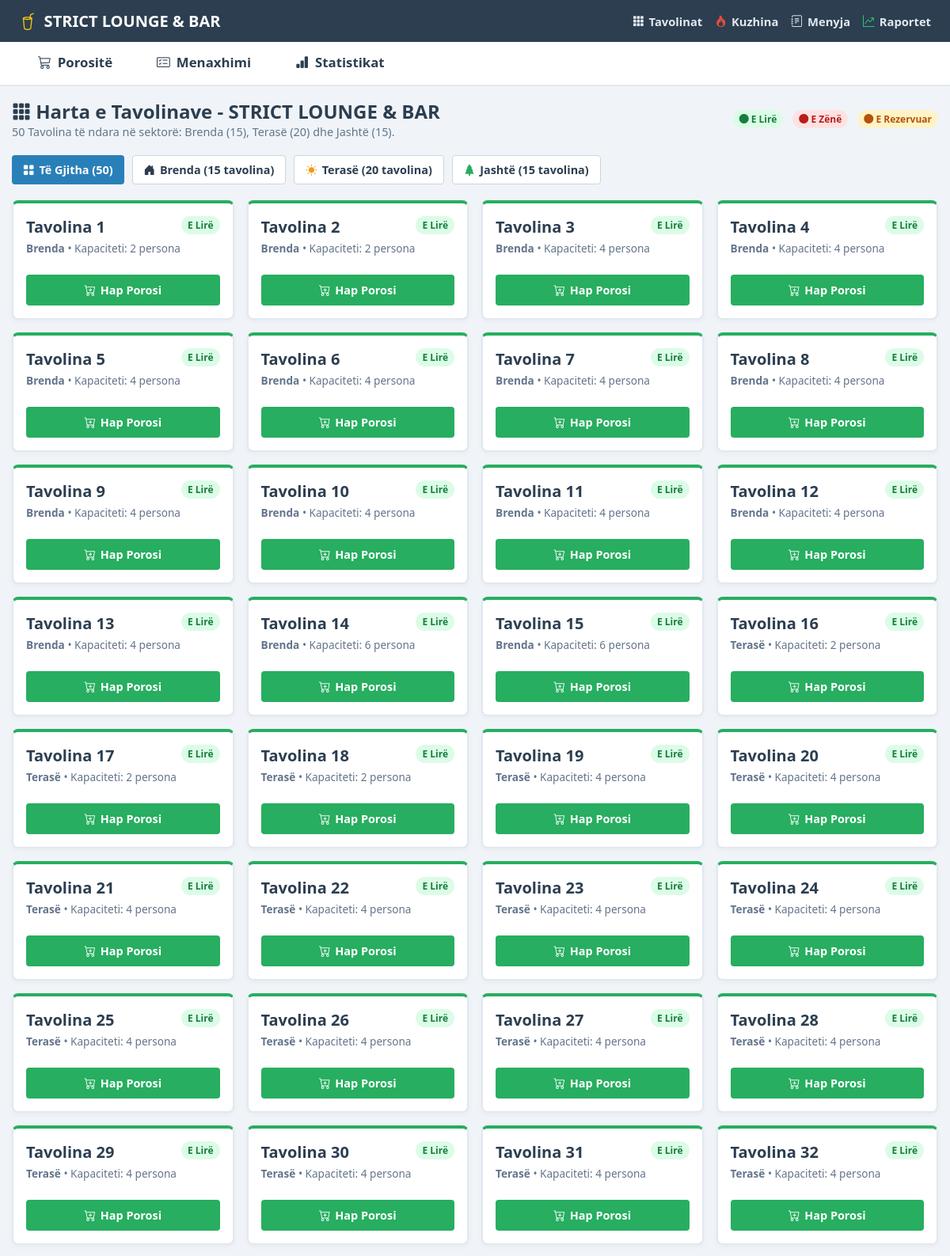
Page /tables (upper part) on the committed database.
### tables this page shows
CREATE TABLE restaurant_tables (
            id INTEGER PRIMARY KEY AUTOINCREMENT,
            table_number INTEGER NOT NULL UNIQUE,
            capacity INTEGER DEFAULT 4,
            section TEXT DEFAULT 'Salla Kryesore',
            status TEXT DEFAULT 'e_lire' -- 'e_lire', 'e_zene', 'e_rezervuar'
        );

### web/app.py (the view)
@app.get("/tables", response_class=HTMLResponse)
async def tables_page(request: Request):
    tables = models.get_tables()
    pending_orders = models.get_orders(status="E Re")
    return templates.TemplateResponse(
        request=request,
        name="tables.html",
        context={
            "active_page": "tables",
            "restaurant_name": RESTAURANT_NAME,
            "tables": tables,
            "pending_orders_count": len(pending_orders),
            "is_authenticated": is_request_authenticated(request)
        }
    )

### web/templates/tables.html (shortened to what this page needs)
{% extends "base.html" %}
{% block content %}
<div style="margin-bottom: 20px; display: flex; justify-content: space-between; align-items: center; flex-wrap: wrap; gap: 12px;">
    <div>
        <h2 style="font-weight: 800; color: var(--accent-color);">
            <i class="bi bi-grid-3x3-gap-fill" style="color: var(--primary-color);"></i> Harta e Tavolinave - STRICT LOUNGE & BAR
        </h2>
        <p style="color: var(--text-muted); font-size: 0.9rem;">
            50 Tavolina të ndara në sektorë: Brenda (15), Terasë (20) dhe Jashtë (15).
        </p>
    </div>
    <div style="display: flex; gap: 12px; align-items: center;">
        <span class="table-status-pill pill-e_lire"><i class="bi bi-circle-fill"></i> E Lirë</span>
        <span class="table-status-pill pill-e_zene"><i class="bi bi-circle-fill"></i> E Zënë</span>
        <span class="table-status-pill pill-e_rezervuar"><i class="bi bi-circle-fill"></i> E Rezervuar</span>
    </div>
</div>
<div style="display: flex; gap: 10px; margin-bottom: 20px; flex-wrap: wrap;">
    <button type="button" class="btn btn-primary section-filter-btn active" onclick="filtroSektorin('all', this)">
        <i class="bi bi-grid-fill"></i> Të Gjitha (50)
    </button>
    <button type="button" class="btn btn-outline section-filter-btn" onclick="filtroSektorin('Brenda', this)">
        <i class="bi bi-house-door-fill"></i> Brenda (15 tavolina)
    </button>
    <button type="button" class="btn btn-outline section-filter-btn" onclick="filtroSektorin('Terasë', this)">
        <i class="bi bi-sun-fill" style="color: #f39c12;"></i> Terasë (20 tavolina)
    </button>
    <button type="button" class="btn btn-outline section-filter-btn" onclick="filtroSektorin('Jashtë', this)">
        <i class="bi bi-tree-fill" style="color: #27ae60;"></i> Jashtë (15 tavolina)
    </button>
</div>
<div class="tables-grid">
    {% for t in tables %}
    <div class="table-card {{ t.status }}" data-section="{{ t.section }}">
        <div style="display: flex; justify-content: space-between; align-items: flex-start;">
            <div class="table-num">Tavolina {{ t.table_number }}</div>
            <span class="table-status-pill pill-{{ t.status }}">
                {% if t.status == 'e_lire' %}E Lirë{% elif t.status == 'e_zene' %}E Zënë{% else %}E Rezervuar{% endif %}
            </span>
        </div>
        <div style="color: var(--text-muted); font-size: 0.85rem; margin-bottom: 12px; margin-top: 4px;">
            <strong style="color: var(--accent-color);">{{ t.section }}</strong> &bull; Kapaciteti: {{ t.capacity }} persona
        </div>
        {% if t.active_order %}
        <div style="background: #fff; padding: 10px; border-radius: 8px; border: 1px solid var(--border-color); margin-bottom: 12px;">
            <div style="font-size: 0.8rem; color: var(--text-muted);">Kamarieri: <strong>{{ t.active_order.waiter_name }}</strong></div>
            <div style="font-size: 1.1rem; font-weight: 700; color: #e74c3c; margin-top: 4px;">
                Totali: {{ "%.2f"|format(t.active_order.total_amount) }} €
            </div>
        </div>
        <div style="display: flex; gap: 6px;">
            <a href="/pos?table={{ t.table_number }}" class="btn btn-outline" style="flex: 1; padding: 8px; font-size: 0.85rem;">
                <i class="bi bi-plus"></i> Shto
            </a>
            <a href="/invoice/{{ t.active_order.id }}" target="_blank" class="btn btn-primary" style="flex: 1; padding: 8px; font-size: 0.85rem;">
                <i class="bi bi-receipt"></i> Fatura
            </a>
        </div>
        {% else %}
        <div style="margin-top: 24px;">
            <a href="/pos?table={{ t.table_number }}" class="btn btn-success" style="width: 100%; padding: 10px; font-size: 0.9rem;">
                <i class="bi bi-cart-plus"></i> Hap Porosi
            </a>
        </div>
        {% endif %}
    </div>
    {% endfor %}
</div>
{% endblock %}

### web/static/css/style.css (style rules this page uses)
:root { --ngjyra-kryesore: #2980b9; --ngjyra-sfoni: #f0f4f8; --ngjyra-akcent: #2c3e50; --ngjyra-pije: #3498db; --ngjyra-kafe: #8d6e63; --ngjyra-ushqim: #e74c3c; --ngjyra-embelsire: #e67e22; --ngjyra-cmimi: #f39c12; --ngjyra-totali: #27ae60; --ngjyra-ruaj: #2ecc71; --border-color: #cbd5e1; --text-muted: #64748b; }
* { box-sizing: border-box; margin: 0; padding: 0; font-family: "Segoe UI", Tahoma, Geneva, Verdana, sans-serif; }
body { background-color: var(--ngjyra-sfoni); color: var(--ngjyra-akcent); min-height: 100vh; display: flex; flex-direction: column; }
.tables-grid { display: grid; grid-template-columns: repeat(auto-fill, minmax(240px, 1fr)); gap: 16px; }
.table-card { background: white; border-radius: 8px; padding: 16px; border: 2px solid #e2e8f0; box-shadow: 0 2px 6px rgba(0,0,0,0.04); }
.table-card.e_lire { border-top: 4px solid #27ae60; }
.table-num { font-size: 1.25rem; font-weight: 800; color: var(--ngjyra-akcent); }
.table-status-pill { padding: 3px 8px; border-radius: 12px; font-size: 0.75rem; font-weight: 700; }
.pill-e_lire { background: #dcfce7; color: #15803d; }
.pill-e_zene { background: #fee2e2; color: #b91c1c; }
.pill-e_rezervuar { background: #fef3c7; color: #b45309; }
.btn { padding: 8px 14px; border-radius: 4px; font-weight: 600; font-size: 0.9rem; cursor: pointer; border: none; text-decoration: none; display: inline-flex; align-items: center; gap: 6px; justify-content: center; }
.btn-primary { background: var(--ngjyra-kryesore); color: white; }
.btn-success { background: var(--ngjyra-totali); color: white; }
.btn-outline { background: white; border: 1px solid #cbd5e1; color: var(--ngjyra-akcent); }

### rows in the picture
restaurant_tables: table_number "1", status "E Lirë", section "Brenda", capacity "2"
restaurant_tables: table_number "2", status "E Lirë", section "Brenda", capacity "2"
restaurant_tables: table_number "3", status "E Lirë", section "Brenda", capacity "4"
restaurant_tables: table_number "4", status "E Lirë", section "Brenda", capacity "4"
restaurant_tables: table_number "5", status "E Lirë", section "Brenda", capacity "4"
restaurant_tables: table_number "6", status "E Lirë", section "Brenda", capacity "4"
restaurant_tables: table_number "7", status "E Lirë", section "Brenda", capacity "4"
restaurant_tables: table_number "8", status "E Lirë", section "Brenda", capacity "4"
restaurant_tables: table_number "9", status "E Lirë", section "Brenda", capacity "4"
restaurant_tables: table_number "10", status "E Lirë", section "Brenda", capacity "4"
restaurant_tables: table_number "11", status "E Lirë", section "Brenda", capacity "4"
restaurant_tables: table_number "12", status "E Lirë", section "Brenda", capacity "4"
restaurant_tables: table_number "13", status "E Lirë", section "Brenda", capacity "4"
restaurant_tables: table_number "14", status "E Lirë", section "Brenda", capacity "6"
restaurant_tables: table_number "15", status "E Lirë", section "Brenda", capacity "6"
restaurant_tables: table_number "16", status "E Lirë", section "Terasë", capacity "2"
restaurant_tables: table_number "17", status "E Lirë", section "Terasë", capacity "2"
restaurant_tables: table_number "18", status "E Lirë", section "Terasë", capacity "2"
restaurant_tables: table_number "19", status "E Lirë", section "Terasë", capacity "4"
restaurant_tables: table_number "20", status "E Lirë", section "Terasë", capacity "4"
restaurant_tables: table_number "21", status "E Lirë", section "Terasë", capacity "4"
restaurant_tables: table_number "22", status "E Lirë", section "Terasë", capacity "4"
restaurant_tables: table_number "23", status "E Lirë", section "Terasë", capacity "4"
restaurant_tables: table_number "24", status "E Lirë", section "Terasë", capacity "4"
restaurant_tables: table_number "25", status "E Lirë", section "Terasë", capacity "4"
restaurant_tables: table_number "26", status "E Lirë", section "Terasë", capacity "4"
restaurant_tables: table_number "27", status "E Lirë", section "Terasë", capacity "4"
restaurant_tables: table_number "28", status "E Lirë", section "Terasë", capacity "4"
restaurant_tables: table_number "29", status "E Lirë", section "Terasë", capacity "4"
restaurant_tables: table_number "30", status "E Lirë", section "Terasë", capacity "4"
restaurant_tables: table_number "31", status "E Lirë", section "Terasë", capacity "4"
restaurant_tables: table_number "32", status "E Lirë", section "Terasë", capacity "4"
